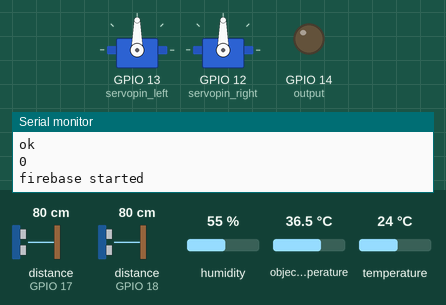
Simulated run of this sketch. Board: ESP32. Parts: 2 × servo, output pins drawn as LEDs (lit = HIGH), the last lines printed to the serial monitor. Wiring (inferred from the names in the program): 2 × ultrasonic range finder: trigger GPIO 5, echo GPIO 18 / trigger GPIO 16, echo GPIO 17. The inputs (shaded band) are chosen by the test bench; at power-on: distance to the obstacle (sensors on GPIO 17, GPIO 18) 80 cm, humidity 55 %, object temperature 36.5 °C, temperature 24 °C. The echo pulse lasts 58.3 µs per cm; WiFi joins after 1.5 s; servers stay silent unless stated; storage starts empty; the Firebase database answers and starts empty; pins used as bus, display or sensor lines are not drawn.

Above: at 3.5 s.
3.6 s: distance to the obstacle (sensor on GPIO 17) set to 33 cm
6.3 s: distance to the obstacle (sensor on GPIO 17) set to 29 cm
At 9.1 s:
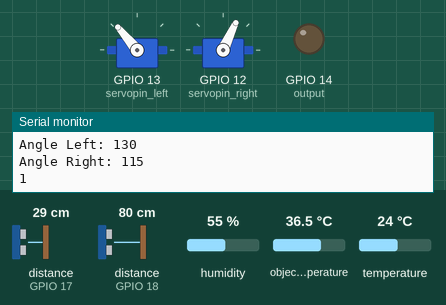
9.9 s: distance to the obstacle (sensor on GPIO 18) set to 34 cm
13.2 s: distance to the obstacle (sensor on GPIO 18) set to 28 cm
At 15.9 s:
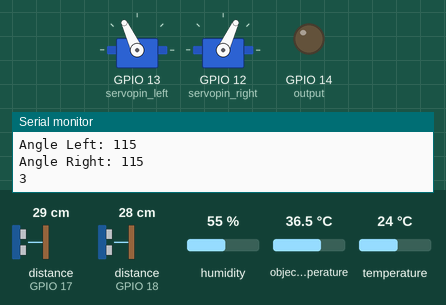
17.1 s: distance to the obstacle (sensor on GPIO 17) set to 35 cm
At 20.4 s:
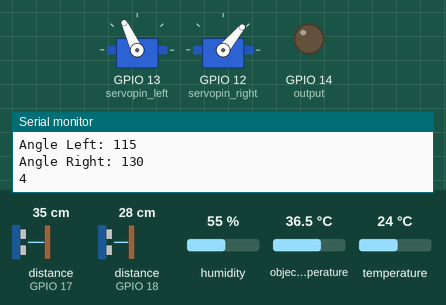
20.7 s: distance to the obstacle (sensor on GPIO 18) set to 120 cm
At 24.2 s:
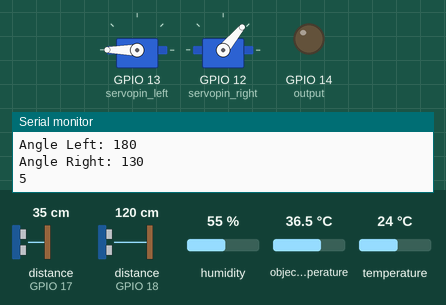
Timing chart, 0 to 25.3 s (numbered marks = the images above; inputs shaded):
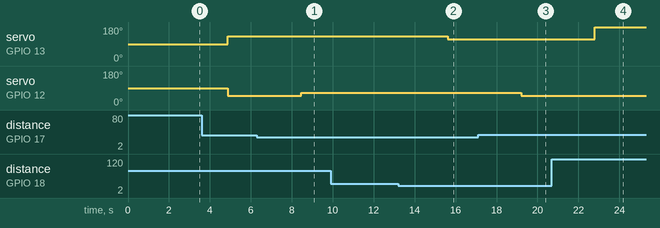

Measured:
- the behaviour switches between 31 and 30 cm on distance to the obstacle (sensor on GPIO 17) (found by bisection; images 0 and 1)
- the behaviour switches between 31 and 30 cm on distance to the obstacle (sensor on GPIO 18) (found by bisection; images 1 and 2)
- after the input at 6.3 s, servo on GPIO 12 (servopin_right): 50° → 65° after 2.2 s
- after the input at 13.2 s, servo on GPIO 13 (servopin_left): 130° → 115° after 2.4 s
- after the input at 17.1 s, servo on GPIO 12 (servopin_right): 65° → 50° after 2.1 s
- after the input at 20.7 s, servo on GPIO 13 (servopin_left): 115° → 180° after 2.1 s

The sketch:

my_server3.ino
```cpp
//Yacunas, Ronnel James M.
// Disinfection Module

// Import required libraries
#include "WiFi.h"
#include "ESPAsyncWebServer.h"
#include "DHT.h"
#define DHTPIN 4     // Digital pin connected to the DHT sensor
#define DHTTYPE DHT11   // DHT 11
#include <Adafruit_MLX90614.h>
#include <Wire.h>
#include <ESP32Servo.h>
#include <Arduino_JSON.h>
#include <SPIFFS.h>
#include <Firebase_ESP_Client.h>
#include "addons/TokenHelper.h"
#include "addons/RTDBHelper.h"
#define API_KEY "AIzaSyDUd8LrNRFRAiT4A5MN93uSooKGlJkYapM"
#define DATABASE_URL "https://disinfection-module-default-rtdb.asia-southeast1.firebasedatabase.app/"


FirebaseData fbdo;
FirebaseAuth auth;
FirebaseConfig config;
bool signupOK = false;
int sessions;
int sessionid=0;

// Replace with your network credentials
const char* ssid = "Djhouse";
const char* password = "Dante102";

// Web Server HTTP Authentication credentials
const char* http_username = "admin";
const char* http_password = "admin";

static int time_elapsed = 0;

DHT dht(DHTPIN, DHTTYPE);

float last_temp = 0;
float last_hum = 0;

Servo myservo_left;  // create servo object to control a servo
const int servopin_left = 13;

Servo myservo_right;
const int servopin_right = 12;

//LEFT DISTANCE SENSOR 5V
const int trigPin_left = 5;
const int echoPin_left = 18;

//RIGHT DISTANCE SENSOR 5V
const int trigPin_right = 16;
const int echoPin_right = 17;

//define sound speed in cm/uS
#define SOUND_SPEED 0.034
#define CM_TO_INCH 0.393701

long duration;
float distance;

// JSONVar dist_readings;
// JSONVar angle_readings;

Adafruit_MLX90614 mlx = Adafruit_MLX90614();

const int output = 14;       // Output socket

// Create AsyncWebServer object on port 80
AsyncWebServer server(80);
AsyncEventSource events("/events");

const char* PARAM_INPUT_1 = "state";

String outputState(int gpio){
  if(digitalRead(gpio)){
    return "checked";
  }
  else {
    return "";
  }
}

String processor(const String& var){
  //Serial.println(var);
  if(var == "BUTTONPLACEHOLDER"){
    String buttons;
    String outputStateValue = outputState(output);
    buttons+="<div class=\"card card-switch\"><h4><i class=\"fas fa-wind\"></i> AIR COMPRESSOR</h4><label class=\"switch\"><input type=\"checkbox\" onchange=\"controlOutput(this)\" id=\"output\" " + outputStateValue + "><span class=\"slider\"></span></label></div>";

    return buttons;
  }

  return String();
}

String readDHTtemp(){
  float temp = dht.readTemperature();
  Serial.println("Temperature: "+ String(temp));
  if (isnan(temp)) {
    Serial.println("Failed to read from DHT sensor!");
    Serial.println("Last Temperature: "+ String(last_temp));
    return String(last_temp);
  }
  else {
    last_temp = temp;
    return String(temp);
  }
}

String readDHThum(){
  float hum = dht.readHumidity();
    Serial.println("Humidity: "+ String(hum));

  if (isnan(hum)) {
    Serial.println("Failed to read from DHT sensor!");
    Serial.println("Last Humidity: "+ String(last_hum));
    return String(last_hum);
  }
  else {
    last_hum = hum;
    return String(hum);
  }
}

float readMLXobj(){
  float obj = mlx.readObjectTempC();
   Serial.println("Obj Temperature: "+ String(obj));

  if (isnan(obj)) {
    Serial.println("Failed to read from MLX sensor!");
    return 0.0;
  }
  else {
    return obj;
  }
}

float readDistance(int trigPin, int echoPin){
    digitalWrite(trigPin, LOW);
    delayMicroseconds(2);
    // Sets the trigPin_left on HIGH state for 10 micro seconds
    digitalWrite(trigPin, HIGH);
    delayMicroseconds(10);
    digitalWrite(trigPin, LOW);

    // Reads the echoPin_left, returns the sound wave travel time in microseconds
    duration = pulseIn(echoPin, HIGH);
    distance = (duration * SOUND_SPEED/2)/100;
    // Calculate the distance
    return distance;

}

int calculateAngle(float dist, bool left){
  if(left){
    if(dist > 1){
      return 180;
    }

    else if(dist > 0.8) {
      return 150;
    }

    else if(dist > 0.3){
      return 130;
    }

    else if(dist > 0.01){
      return 115;
    }
    else {
      return 150;
    }
  }
  else{
    if(dist > 1){
      return 0;
    }

    else if(dist > 0.8) {
      return 30;
    }

    else if(dist > 0.3){
      return 50;
    }

    else if(dist > 0.01){
      return 65;
    }
    else {
      return 30;
    }
  }
}


int displayAngle(float dist, bool left){
  int angle = calculateAngle(dist, left);
  if(!left){
    if(dist > 1){
      return 180;
    }

    else if(dist > 0.8) {
      return 150;
    }

    else if(dist > 0.3){
      return 130;
    }

    else if(dist > 0.01){
      return 115;
    }
    else {
      return 180;
    }
  }
  else{
    return angle;
  }
}

void getSessionFirebase(){
  if (Firebase.RTDB.getInt(&fbdo, "/sessions")) {
      if (fbdo.dataType() == "int") {
        sessions = fbdo.intData();
        Serial.println(sessions);
        sessions+=1;
      }
      Firebase.RTDB.setInt(&fbdo, "/sessions", sessions);
    }
    else {
      Serial.println(fbdo.errorReason());
      Firebase.RTDB.setInt(&fbdo, "/sessions", 1);
    }
}

void sendFirebaseFloat(float value, String location){
    if (Firebase.RTDB.setFloat(&fbdo, location, value)){
      // Serial.println("PASSED");
    }
    else {
      // Serial.println("FAILED");
      Serial.println("REASON: " + fbdo.errorReason());
    }
}

void sendFirebaseInt(int value, String location){
    if (Firebase.RTDB.setInt(&fbdo, location, value)){
      // Serial.println("PASSED");
    }
    else {
      // Serial.println("FAILED");
      Serial.println("REASON: " + fbdo.errorReason());
    }
}

// Logged out web page
const char logout_html[] PROGMEM = R"rawliteral(
<!DOCTYPE HTML><html>
<head>
  <meta name="viewport" content="width=device-width, initial-scale=1">
</head>
<body>
  <p>Logged out or <a href="/">return to homepage</a>.</p>
  <p><strong>Note:</strong> close all web browser tabs to complete the logout process.</p>
</body>
</html>
)rawliteral";

void setup(){
  // Serial port for debugging purposes
  Serial.begin(115200);

  dht.begin();
  Serial.println("DHT11 Started...");

  mlx.begin();
  Serial.println("MLX90614 Started...");

  myservo_left.attach(servopin_left);  // attaches the servo on the servoPin to the servo object
  myservo_right.attach(servopin_right);  // attaches the servo on the servoPin to the servo object
  Serial.println("Servos Started...");

  //Left Distance Sensor
  pinMode(trigPin_left, OUTPUT); // Sets the trigPin_left as an Output
  pinMode(echoPin_left, INPUT); // Sets the echoPin_left as an Input


  //Right Distance Sensor
  pinMode(trigPin_right, OUTPUT); // Sets the trigPin_right as an Output
  pinMode(echoPin_right, INPUT); // Sets the echoPin_right as an Input
  Serial.println("Distance Sensor Started...");


  // initialize the LED pin as an output
  pinMode(output, OUTPUT);
  Serial.println("Relay Started...");

    if(!SPIFFS.begin()){
    Serial.println("An Error has occurred while mounting SPIFFS");
    return;
  }


  // Connect to Wi-Fi
  WiFi.begin(ssid, password);
  while (WiFi.status() != WL_CONNECTED) {
    delay(1000);
    Serial.println("Connecting to WiFi..");
  }
  // Print ESP32 Local IP Address
  Serial.println(WiFi.localIP());

 config.api_key = API_KEY;
 config.database_url = DATABASE_URL;

   /* Sign up */
  if (Firebase.signUp(&config, &auth, "", "")){
    Serial.println("ok");
    signupOK = true;
  }
  else{
    Serial.printf("%s\n", config.signer.signupError.message.c_str());
  }

  /* Assign the callback function for the long running token generation task */
  config.token_status_callback = tokenStatusCallback; //see addons/TokenHelper.h

  Firebase.begin(&config, &auth);
  Firebase.reconnectWiFi(true);

  getSessionFirebase();
  Serial.println("firebase started");

  // Route for root / web page
  server.on("/", HTTP_GET, [](AsyncWebServerRequest *request){
   if(!request->authenticate(http_username, http_password))
      return request->requestAuthentication();
    request->send(SPIFFS, "/index.html", String(), false, processor);
  });
  server.on("/logged-out", HTTP_GET, [](AsyncWebServerRequest *request){
    request->send_P(200, "text/html", logout_html, processor);
  });
  server.on("/logout", HTTP_GET, [](AsyncWebServerRequest *request){
    request->send(401);
  });


  // Send a GET request to control output socket <ESP_IP>/output?state=<inputMessage>
  server.on("/output", HTTP_GET, [] (AsyncWebServerRequest *request) {
    if(!request->authenticate(http_username, http_password))
      return request->requestAuthentication();
    String inputMessage;
    // GET gpio and state value
    if (request->hasParam(PARAM_INPUT_1)) {
      inputMessage = request->getParam(PARAM_INPUT_1)->value();
      digitalWrite(output, inputMessage.toInt());
      request->send(200, "text/plain", "OK");
    }
    request->send(200, "text/plain", "Failed");
  });

  events.onConnect([](AsyncEventSourceClient *client){
    if(client->lastId()){
      Serial.printf("Client reconnected! Last message ID that it got is: %u\n", client->lastId());
    }
    // send event with message "hello!", id current millis and set reconnect delay to 1 second
    client->send("hello!",NULL,millis(),1000);
  });
  server.addHandler(&events);

  // Start server
  server.begin();
}

void loop(){
  static unsigned long lastEventTime = millis();
  static const unsigned long EVENT_INTERVAL_MS = 2500;

  static unsigned long lastEventTime2 = millis();
  static const unsigned long EVENT_INTERVAL_MS2 = 1000;


  if ((millis() - lastEventTime) > EVENT_INTERVAL_MS) {
    events.send("ping",NULL,millis());
    float roomTemp = readDHTtemp().toFloat();
    float roomHum = readDHThum().toFloat();
    float objTemp = readMLXobj();
    float distance_left_m = readDistance(trigPin_left, echoPin_left);
    int nozzle_angle_left = calculateAngle(distance_left_m, true);
    float distance_right_m = readDistance(trigPin_right, echoPin_right);
    int nozzle_angle_right = calculateAngle(distance_right_m, false);
    int nozzle_angle_right_disp = displayAngle(distance_right_m, false);


    if(objTemp > roomTemp){
    events.send(String(objTemp).c_str(),"body_temperature",millis());
    Serial.println(String("Body Temp: "+ String(objTemp)));
    }
    else{
      objTemp = 0;
      events.send(String(" ").c_str(),"body_temperature",millis());
    }

    events.send(String(roomTemp).c_str(),"temperature",millis());
    Serial.println(String("Room Temp: "+ String(roomTemp)));

    events.send(String(roomHum).c_str(),"humidity",millis());
    Serial.println(String("Room Hum: "+ String(roomHum)));

    events.send(String(distance_left_m).c_str(),"distance_left",millis());
    Serial.println(String("Distance Left: "+ String(distance_left_m)));

    events.send(String(distance_right_m).c_str(),"distance_right",millis());
    Serial.println(String("Distance Right: "+ String(distance_right_m)));


       //140 ubos 120 taas
    //140 if greater than 1m
    //130 if greater than 0.8m
    //120 if greater than 0.3m
    //LEFT---------------------------------
//    myservo_left.attach(servopin_left);
    events.send(String(nozzle_angle_left).c_str(),"nozzle_angle_left",millis());
    Serial.println(String("Angle Left: "+ String(nozzle_angle_left)));
    myservo_left.write(nozzle_angle_left);

    //RIGHT---------------------------------
//    myservo_right.attach(servopin_right);
    events.send(String(nozzle_angle_right_disp).c_str(),"nozzle_angle_right",millis());
    Serial.println(String("Angle Right: "+ String(nozzle_angle_right_disp)));
    myservo_right.write(nozzle_angle_right);

    Serial.println(String(sessionid).c_str());

    sendFirebaseFloat(roomTemp, "session_"+String(sessions)+"/"+String(sessionid)+"/room_temp/");
    sendFirebaseFloat(roomHum, "session_"+String(sessions)+"/"+String(sessionid)+"/room_hum/");
    sendFirebaseFloat(objTemp, "session_"+String(sessions)+"/"+String(sessionid)+"/body_temp/");
    sendFirebaseFloat(distance_left_m, "session_"+String(sessions)+"/"+String(sessionid)+"/distance_left/");
    sendFirebaseFloat(distance_right_m, "session_"+String(sessions)+"/"+String(sessionid)+"/distance_right/");
    sendFirebaseInt(nozzle_angle_left, "session_"+String(sessions)+"/"+String(sessionid)+"/angle_left/");
    sendFirebaseInt(nozzle_angle_right, "session_"+String(sessions)+"/"+String(sessionid)+"/angle_right/");

    sessionid+=1;

    lastEventTime = millis();

  }


 if ((millis() - lastEventTime2) > EVENT_INTERVAL_MS2) {
    time_elapsed = millis() / 1000;

    events.send(String(time_elapsed).c_str(),"time_elapsed",millis());

    lastEventTime2 = millis();

  }
}
```
